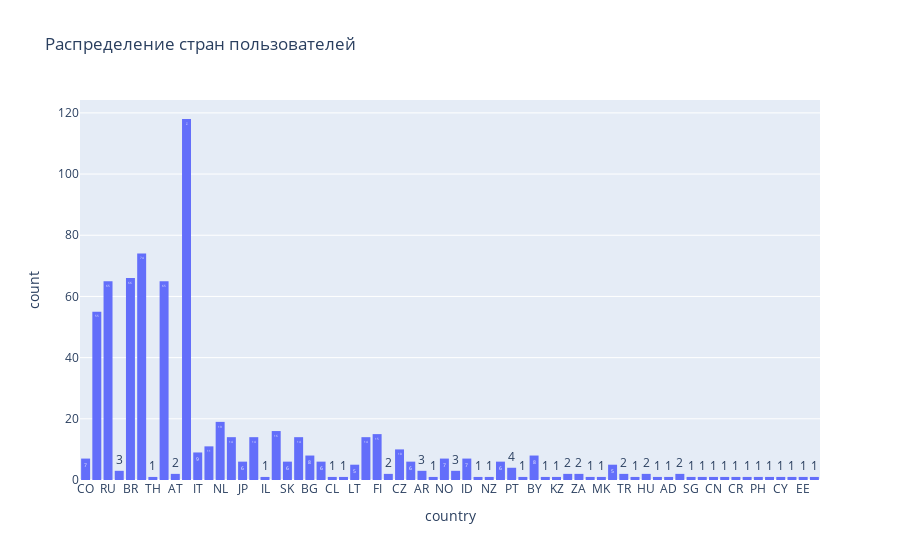

The cell this chart's notebook holds for it:
### Markdown cell above
Пользователям возрастом 100+ лет - респект

### Code cell
fig = px.histogram(users['country'], x="country", text_auto=True, title='Распределение стран пользователей')
fig.show()

### Figure 1 — Plotly figure (JSON) as saved in the notebook; plotly's stock layout.template omitted (floating-point values rounded to 4 significant figures; data arrays with more than 128 entries replaced by an {"elided": "..."} marker saying what was removed)
{"data": [{"alignmentgroup": "True", "bingroup": "x", "hovertemplate": "country=%{x}<br>count=%{y}<extra></extra>", "legendgroup": "", "marker": {"color": "#636efa", "pattern": {"shape": ""}}, "name": "", "offsetgroup": "", "orientation": "v", "showlegend": false, "texttemplate": "%{value}", "type": "histogram", "x": {"elided": "710 str values"}, "xaxis": "x", "yaxis": "y"}], "layout": {"barmode": "relative", "legend": {"tracegroupgap": 0}, "title": {"text": "Распределение стран пользователей"}, "xaxis": {"anchor": "y", "domain": [0, 1], "title": {"text": "country"}}, "yaxis": {"anchor": "x", "domain": [0, 1], "title": {"text": "count"}}}}
